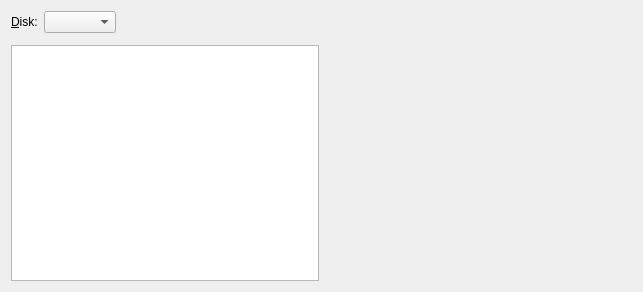
<?xml version="1.0" encoding="UTF-8"?>
<ui version="4.0">
 <class>ReplacePage</class>
 <widget class="QWidget" name="ReplacePage">
  <property name="geometry">
   <rect>
    <x>0</x>
    <y>0</y>
    <width>643</width>
    <height>292</height>
   </rect>
  </property>
  <property name="windowTitle">
   <string>Form</string>
  </property>
  <layout class="QVBoxLayout" name="verticalLayout">
   <item>
    <layout class="QHBoxLayout" name="horizontalLayout_2">
     <item>
      <widget class="QLabel" name="label_2">
       <property name="text">
        <string>&amp;Disk:</string>
       </property>
       <property name="buddy">
        <cstring>deviceComboBox</cstring>
       </property>
      </widget>
     </item>
     <item>
      <widget class="QComboBox" name="deviceComboBox"/>
     </item>
     <item>
      <spacer name="horizontalSpacer_2">
       <property name="orientation">
        <enum>Qt::Horizontal</enum>
       </property>
       <property name="sizeHint" stdset="0">
        <size>
         <width>40</width>
         <height>20</height>
        </size>
       </property>
      </spacer>
     </item>
    </layout>
   </item>
   <item>
    <widget class="PartitionPreview" name="partitionPreview"/>
   </item>
   <item>
    <layout class="QHBoxLayout" name="horizontalLayout">
     <item>
      <widget class="QTreeView" name="partitionTreeView">
       <property name="editTriggers">
        <set>QAbstractItemView::NoEditTriggers</set>
       </property>
       <property name="rootIsDecorated">
        <bool>false</bool>
       </property>
       <property name="allColumnsShowFocus">
        <bool>true</bool>
       </property>
       <property name="expandsOnDoubleClick">
        <bool>false</bool>
       </property>
       <attribute name="headerStretchLastSection">
        <bool>false</bool>
       </attribute>
      </widget>
     </item>
     <item>
      <layout class="QVBoxLayout" name="verticalLayout_2">
       <item>
        <widget class="QLabel" name="selectedIconLabel">
         <property name="text">
          <string notr="true"/>
         </property>
         <property name="alignment">
          <set>Qt::AlignCenter</set>
         </property>
         <property name="wordWrap">
          <bool>true</bool>
         </property>
        </widget>
       </item>
       <item>
        <widget class="QLabel" name="selectedStatusLabel">
         <property name="sizePolicy">
          <sizepolicy hsizetype="MinimumExpanding" vsizetype="Preferred">
           <horstretch>0</horstretch>
           <verstretch>0</verstretch>
          </sizepolicy>
         </property>
         <property name="text">
          <string notr="true"/>
         </property>
         <property name="alignment">
          <set>Qt::AlignLeading|Qt::AlignLeft|Qt::AlignTop</set>
         </property>
         <property name="wordWrap">
          <bool>true</bool>
         </property>
        </widget>
       </item>
      </layout>
     </item>
    </layout>
   </item>
  </layout>
 </widget>
 <customwidgets>
  <customwidget>
   <class>PartitionPreview</class>
   <extends>QFrame</extends>
   <header location="global">gui/PartitionPreview.h</header>
   <container>1</container>
  </customwidget>
 </customwidgets>
 <tabstops>
  <tabstop>deviceComboBox</tabstop>
 </tabstops>
 <resources/>
 <connections/>
</ui>
